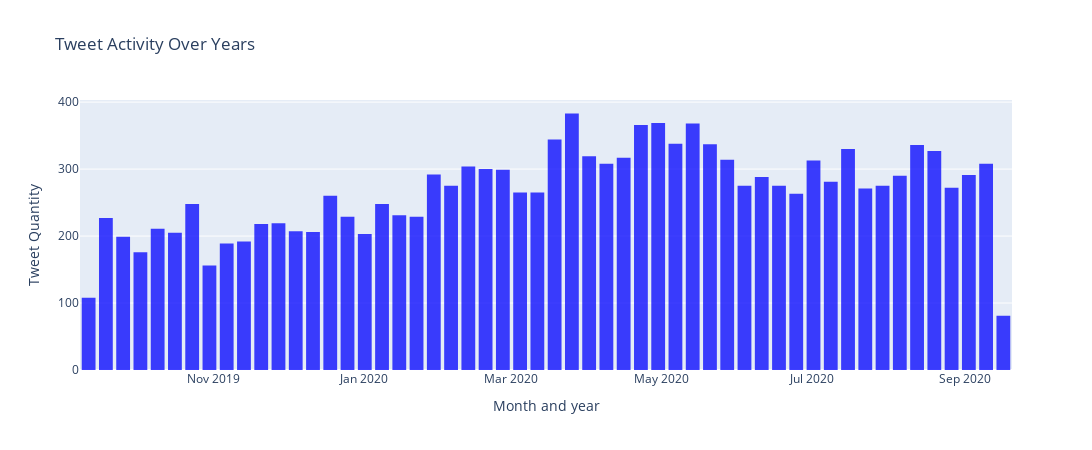

Here is the notebook cell this chart was saved with:
### Code cell
tweets['Time'] = pd.to_datetime(tweets['Time'], format='%y-%m-%d %H:%M:%S')
tweetsT = tweets['Time']
trace = go.Histogram(
x=tweetsT,
marker=dict(
color='blue'
),
opacity=0.75
)
layout = go.Layout(
title='Tweet Activity Over Years',
height=450,
width=1200,
xaxis=dict(
title='Month and year'
),
yaxis=dict(
title='Tweet Quantity'
),
bargap=0.2,
)
data = [trace]
fig = go.Figure(data=data, layout=layout)
py.offline.iplot(fig)

### Figure 1 — Plotly figure (JSON) as saved in the notebook; plotly's stock layout.template omitted (floating-point values rounded to 4 significant figures; data arrays with more than 128 entries replaced by an {"elided": "..."} marker saying what was removed)
{"data": [{"marker": {"color": "blue"}, "opacity": 0.75, "type": "histogram", "x": {"elided": "14400 str values"}}], "layout": {"bargap": 0.2, "height": 450, "title": {"text": "Tweet Activity Over Years"}, "width": 1200, "xaxis": {"title": {"text": "Month and year"}}, "yaxis": {"title": {"text": "Tweet Quantity"}}}}
